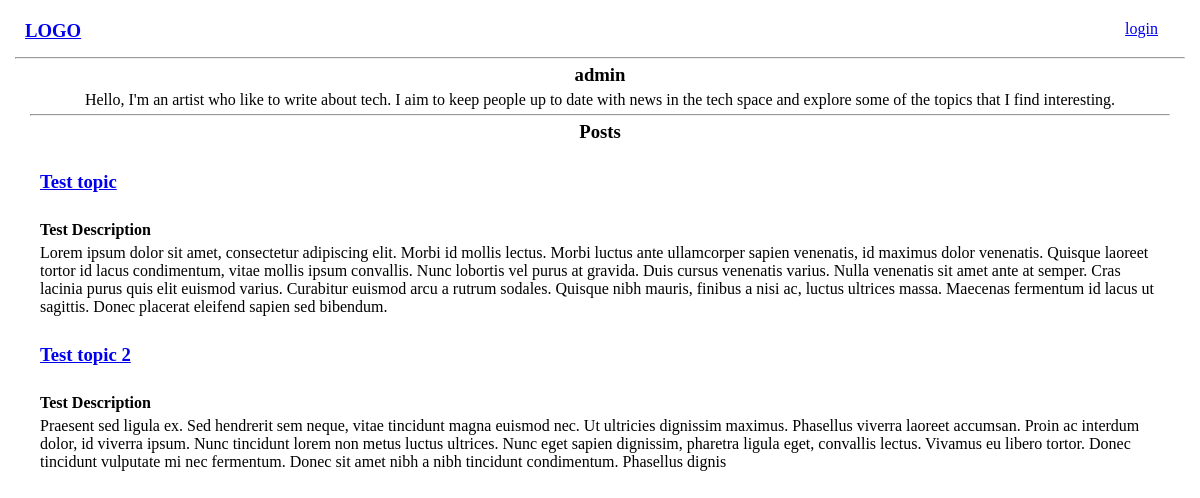
Screenshot of /user-profile/1/ with the database file from the repository.
### base/models.py (models this page shows, shortened)
class User(AbstractUser):
  name = models.CharField(max_length=200, null=True)
  email = models.EmailField(unique=True, null=True)
  bio = models.TextField(blank=True ,null=True)
  USERNAME_FIELD = 'email'
  REQUIRED_FIELDS = []

class Post(models.Model):
    author = models.ForeignKey(User, on_delete=models.CASCADE)
    topic = models.CharField(max_length=200)
    description = models.CharField(max_length=400)
    body = RichTextField(blank=True, null=True)
    post_date = models.DateTimeField(auto_now_add=True)
    likes = models.ManyToManyField(User, through='Like', related_name='liked_posts')

### base/views.py (the view)
# urls.py: path('user-profile/<str:pk>/', views.userProfile, name='user-profile'),
def userProfile(request, pk):
  user = User.objects.get(id=pk)
  posts = Post.objects.filter(author=user)
  context = {'user':user, 'posts':posts}
  return render(request, 'base/user_profile.html', context)

### base/templates/base/user_profile.html
{% extends 'main.html' %}
{% block content %}
<main>
  <div class="user-profile">
    <div class="user-profile-head">
      <div>
        <h3>{{user.name}}</h3>
      </div>
      <div>
        <p>{{user.bio}}</p>
      </div>
      <hr />
      <div>
        <h3>Posts</h3>
      </div>
    </div>
    <div class="user-profile-posts-container">
      <div>
        {% for post in posts %}
        <div class="user-profile post">
          <a href="{% url 'post-details' pk=post.id %}">
            <h3>{{post.topic}}</h3>
          </a>
          <h4>{{post.description}}</h4>
          <p>{{post.body|safe}}</p>
        </div>
        {% endfor %}
      </div>
    </div>
  </div>
</main>
{% endblock content %}

### static/css/main.css (style rules this page uses)
* { margin: 5px; }
.user-profile-head { text-align: center; }

### rows the page displays
User: name "admin", bio "Hello, I'm an artist who like to write about tech. I aim to keep people up to date with news in the tech space and explore some of the topics that I find interesting."
Post: topic "Test topic", description "Test Description", body "Lorem ipsum dolor sit amet, consectetur adipiscing elit. Morbi id mollis lectus. Morbi luctus ante ullamcorper sapien venenatis, id maximus dolor venenatis. Quisque laoreet tortor id lacus condimentum, vitae mollis ipsum convallis. Nunc lobortis vel purus at gravida. Duis cursus venenatis varius. Nulla venenatis sit amet ante at semper. Cras lacinia purus quis elit euismod varius. Curabitur euismod arcu a rutrum sodales. Quisque nibh mauris, finibus a nisi ac, luctus ultrices massa. Maecenas fermentum id lacus ut sagittis. Donec placerat eleifend sapien sed bibendum."
Post: topic "Test topic 2", description "Test Description", body "Praesent sed ligula ex. Sed hendrerit sem neque, vitae tincidunt magna euismod nec. Ut ultricies dignissim maximus. Phasellus viverra laoreet accumsan. Proin ac interdum dolor, id viverra ipsum. Nunc tincidunt lorem non metus luctus ultrices. Nunc eget sapien dignissim, pharetra ligula eget, convallis lectus. Vivamus eu libero tortor. Donec tincidunt vulputate mi nec fermentum. Donec sit amet nibh a nibh tincidunt condimentum. Phasellus dignis"
